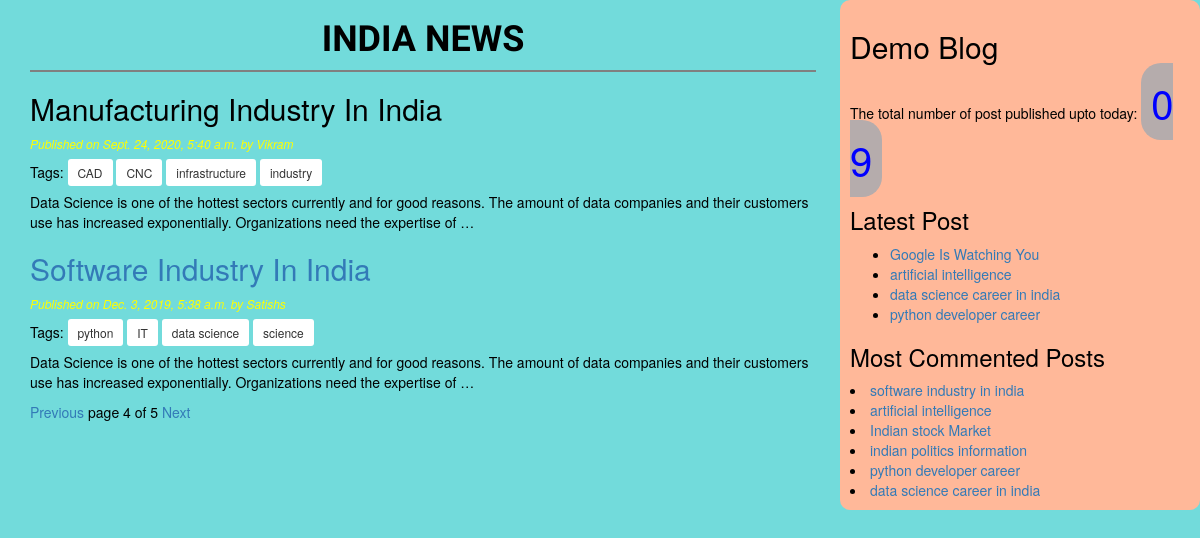
/?page=4, run on the app's committed database.
### blog/models.py (models this page shows, shortened)
class Post(models.Model):
    STATUS_CHOICES=(('draft','Draft'),('published','Published'))
    title=models.CharField(max_length=256)
    slug=models.SlugField(max_length=256,unique_for_date='publish')
    author=models.ForeignKey(User,on_delete=models.CASCADE,related_name='blog_posts')
    body=models.TextField()
    publish=models.DateTimeField(default=timezone.now)
    created=models.DateTimeField(auto_now_add=True)
    updated=models.DateTimeField(auto_now=True)
    status=models.CharField(max_length=10,choices=STATUS_CHOICES,default='draft')
    objects=CustomManager()
    tags=TaggableManager()
    class Meta:
        ordering=('-publish',)
    def get_absolute_url(self):
        return reverse('post_detail',
                            args=[self.publish.year,
                            self.publish.strftime('%m'),
                            self.publish.strftime('%d'),
                            self.slug])

### blog/views.py (the view)
# urls.py: path('', views.post_list_view),
def post_list_view(request, tag_slug=None):
    post_list=Post.objects.all()
    tag=None
    if tag_slug:
        tag=get_object_or_404(Tag,slug=tag_slug)
        post_list=post_list.filter(tags__in=[tag])
    paginator=Paginator(post_list,2)
    page_number=request.GET.get('page')
    try:
        post_list=paginator.page(page_number)
    except PageNotAnInteger:
        post_list=paginator.page(1)
    except EmptyPage:
        post_list=paginator.page(paginator.num_pages)
    return render(request,'blog/post_list.html',{'post_list':post_list,'tag':tag})

### blog/models.py (called while the page is built)
    def get_queryset(self):
        return super().get_queryset().filter(status='published')

### blog/templatetags/blog_tags.py (called while the page is built)
@register.simple_tag
def total_posts():
    return Post.objects.count()

@register.inclusion_tag('blog/latest_post123.html')
def show_latest_post(count=3):
    lastest_posts=Post.objects.order_by('-publish')[0:count]
    return {'lastest_posts':lastest_posts}

@register.simple_tag
def get_most_commented_posts(count=5):
    return Post.objects.annotate(total_comments=Count('comments')).order_by('-total_comments')[:count]

### templates/blog/post_list.html (shortened to what this page needs)
<!DOCTYPE html>
{% extends 'blog/base.html' %}
 {% block body %}
<h1>INDIA NEWS</h1>
 {% for post in post_list %}
 <a href="{{post.get_absolute_url}}"><h2>{{post.title|title}}</h2></a>
 <p id=date>Published on {{post.publish}} by {{post.author|title}} </p>
 <p>Tags:
   {%for tag in post.tags.all %}
     <a href="{%url 'post_list_view_by_tag' tag.slug %}" class='"btn btn-default btn-sm active">'>{{tag.name}}</a>
     {%endfor%}
</p>
 {{post.body|linebreaks|truncatewords:30}}
 {%endfor%}
 {% include 'blog/paginator.html' with page=post_list %}
 {% endblock %}

### templates/blog/base.html (shortened to what this page needs)
<!DOCTYPE html>
{% load static %}
{% load blog_tags %}
<html lang="en" dir="ltr">
  <head>
    <link rel="stylesheet" href="https://stackpath.bootstrapcdn.com/bootstrap/3.4.1/css/bootstrap.min.css">
    <link rel="stylesheet" href="{% static "css/blog.css" %}">
  </head>
  <body>
    <div class="content">
      {% block body %}{% endblock %}
    </div>
    <div class="sidebar">
      <h2>Demo Blog</h2>
      <p>The total number of post published upto today: <span  id='pcount'>0 {%total_posts%}</span> </p>
      <h3>Latest Post</h3>{%show_latest_post 4 %}
      <h3>Most Commented Posts</h3>
      {%get_most_commented_posts 6 as most_commented_post %}
      {%for post in most_commented_post%}
      <li><a href="{{post.get_absolute_url}}">{{post.title}}</a></li>
      {%endfor%}
    </div>
  </body>
</html>

### templates/blog/latest_post123.html
<ul>
  {%for post in lastest_posts%}
  <li><a href="{{post.get_absolute_url}}">{{post.title}}</a></li>
  {%endfor%}
</ul>

### static/css/blog.css (style rules this page uses)
.content { width:68%; float: left; padding:0 0 0 30px; }
.sidebar { width:30%; float:right; padding:10px; background:#FFB899; border-radius: 10px; }
body { background:#72DBDB; color:black; }
#date { color:yellow; font-style:italic; font-size:12px; }
h1 { text-align:center; border-bottom: 2px solid grey; font-weight:bold; color:black; padding:0 0 10px 0; font-family: 'Texturina', serif; }
h2 { color:black; }
#pcount { font-size:40px; color: blue; border: 2px solid inherit; border-radius: 20px; background-color:#b5acac; padding:10px; }

### data on the page
Post: title "Manufacturing Industry In India", publish "Sept. 24, 2020, 5:40 a.m.", author "Vikram", body "Data Science is one of the hottest sectors currently and for good reasons. The amount of data companies and their customers use has increased exponentially. Organizations need the expertise of …"
Tag: name "CAD"
Tag: name "CNC"
Tag: name "infrastructure"
Tag: name "industry"
Post: publish "Dec. 3, 2019, 5:38 a.m.", author "Satishs", body "Data Science is one of the hottest sectors currently and for good reasons. The amount of data companies and their customers use has increased exponentially. Organizations need the expertise of …", title "software industry in india"
Tag: name "python"
Tag: name "IT"
Tag: name "data science"
Tag: name "science"
Post: title "Google Is Watching You"
Post: title "artificial intelligence"
Post: title "data science career in india"
Post: title "python developer career"
Post: title "Indian stock Market"
Post: title "indian politics information"

### other printed values
{{ page.number }} "4"
{{ page.paginator.num_pages }} "5"
